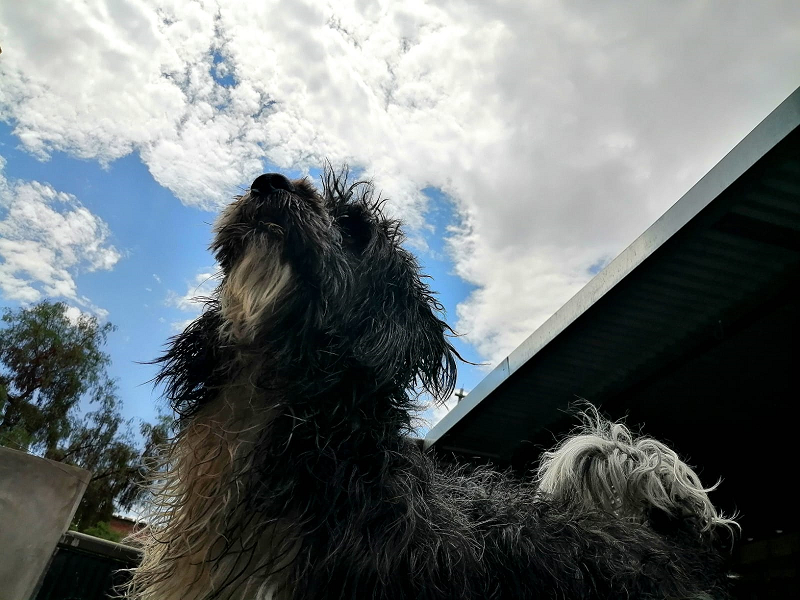
#> input picture dog.png, 800 x 600 px
$ python ejercicio01.py
#> lines starting #> are read from the running program, lines starting #| are printed output that depends on the picture; after the words box and inside, x2 and y2 are one past the last pixel; in counts of white or black regions, pixels touching at a corner belong together
import cv2

img = cv2.imread('dog.png', 0)
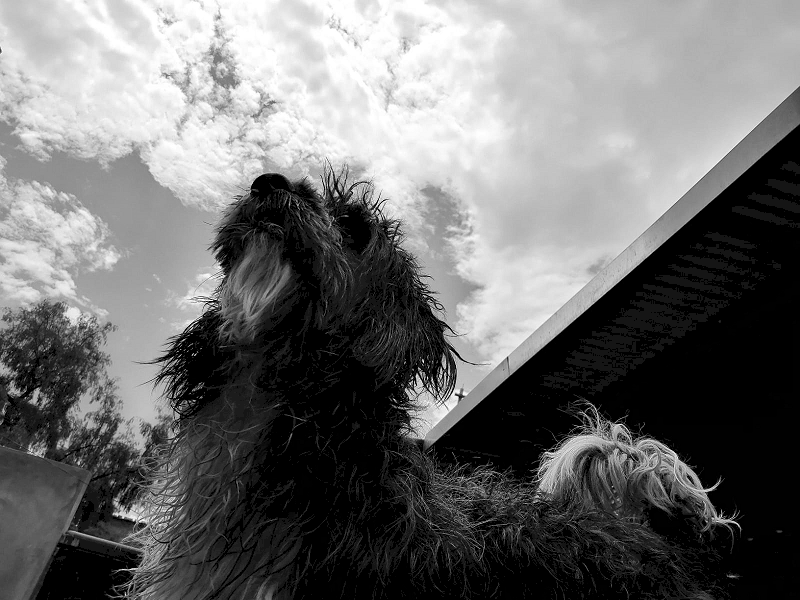
#> img: shape (600, 800); min 0, max 255, mean 109.8

ret, thresh1 = cv2.threshold(img, 100, 255, cv2.THRESH_BINARY)
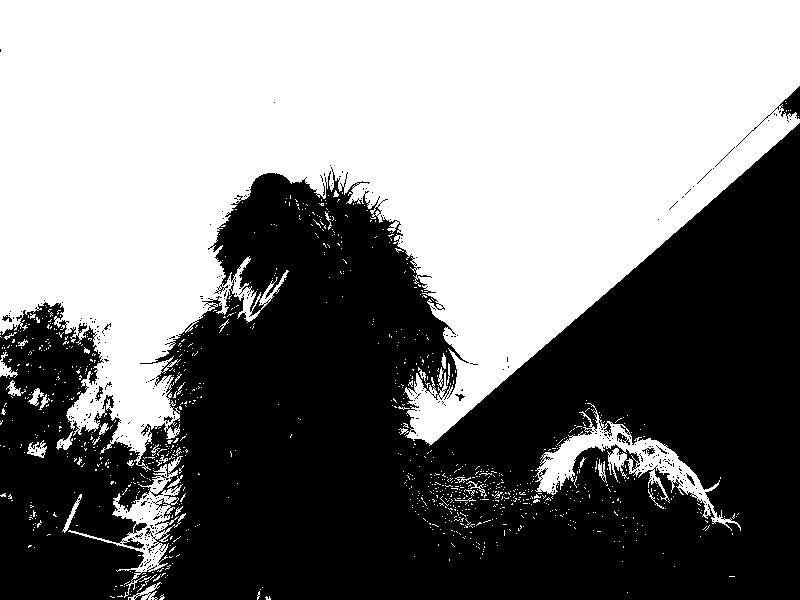
#> thresh1: shape (600, 800); 50.3% white; 333 black regions (323 under 20 px), largest, box (x1, y1, x2, y2) and area: (0, 123, 800, 600) 237102, (736, 86, 800, 147) 421, (617, 433, 630, 445) 69

cv2.imshow('THRESH_BINARY', thresh1)
cv2.waitKey()
cv2.destroyAllWindows()
